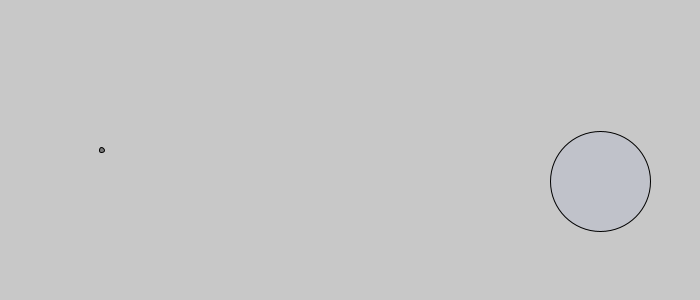
Frame 1 (no input)
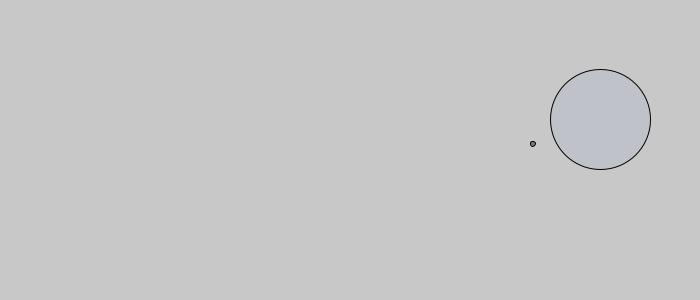
Frame 60 (the mouse pressed at the canvas centre just before this capture)
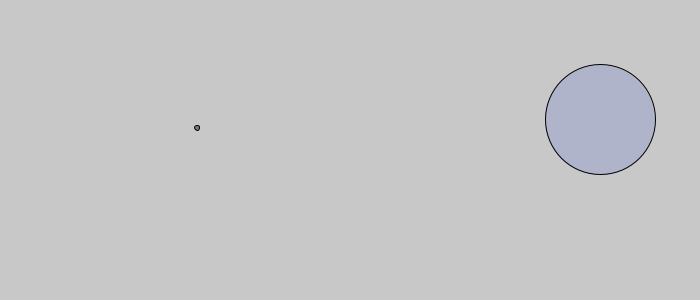
Frame 120 (the mouse held since frame 60 and released just before this capture)

The Processing sketch that drew these frames (run headless with seeded random() and noise(); from frame 60 on, the mouse is pressed at the canvas centre):

// Processing sketch: processing_126623
// ── processing_126623.pde

Predator p;
Mover m;

void setup() {
  size(700, 300);
  p = new Predator();
  m = new Mover();
}

void draw() {
  background(200);
  p.update();
  p.display();
  p.jiggle();
  if (p.intersect(m)) {
    p.food();
    p.grow();
    m.regenerate();
  }

  m.update();
  PVector [] attraction = new PVector [3];
  for (int i = 0; i < attraction.length; i++) {
    attraction[i] = m.attract(width, i*height/2);
    m.applyForce(attraction[i]);
  }
  PVector repulsion = m.repulse(p);
  m.applyForce(repulsion);
  m.display();
  m.bounce();
}



class Mover {
  PVector location;
  PVector velocity;
  PVector acceleration;
  float diameter;
  float mass;

  Mover() {
    location = new PVector(100, height/2);
    velocity = new PVector(random(3), 0);
    acceleration = new PVector(0, 0);
    mass = 1;
  }

  void update () {
    location.add(velocity);
    velocity.add(acceleration);
    acceleration.mult(0);
    diameter = mass*5;
  }

  void applyForce(PVector force) {
    PVector f = PVector.div(force, mass);
    acceleration.add(f);
  }

  PVector attract(float x, float y) {
    PVector target = new PVector(x, y);
    PVector force = PVector.sub(target, location);
    float factor = map(abs(mouseY+mouseX-location.x-location.y), 0, width, 0.3, 0.1);
    force.normalize();
    force.mult(factor);
    return force;
  }

  PVector repulse(Predator p) {
    PVector force = PVector.sub(p.location, location);           
    float distance = force.mag();                                 
    distance = constrain(distance, 5.0, 25.0);                       
    float G = 25;
    float strength = (G* mass * p.mass) / pow(distance, 2); 
    force.normalize();    
    force.mult(strength); 
    force.mult(-1);
    return force;
  }

  void display() {
    stroke(0);
    fill(0, 100);
    ellipse(location.x, location.y, diameter, diameter);
  }

  void regenerate() {
    location = new PVector(0, random(height));
    velocity.mult(0);
  }



  void bounce() {
    if (location.x < 0) {
      velocity.x*=-1;
      acceleration.x*=-1;
    }
    if (location.y < 0 || location.y > height) {
      velocity.y*=-1;
      acceleration.y*=-1;
    }
    if (location.x > width) {
      location = new PVector(0, height/2);
      velocity = new PVector(random(3), 0);
    }
  }
}

class Predator {
  PVector location;
  float xtime = 0.0;
  float mass = 10;
  float size;
  float r = 7;
  float g = 41;
  float b = 247;
  float alpha = 10;
  boolean havefood = false;
  int count = 0;
  float x = 0; // relevant for jiggle function;
  float y = 0;
  int caught = 0;


  Predator() {
  }

  void update() {
    location = new PVector(600 + x, noise(xtime)*height + y);
    xtime+=0.01;
    size = mass*10;
  }

  boolean intersect(Mover m) {
    PVector d = PVector.sub(location, m.location);
    float distance = d.mag();
    if (distance < m.diameter/2 + size/2) {
      return true;
    } 
    else {
      return false;
    }
  } 

  void food () {
    havefood = true;
    count = 0;
  }

  void jiggle () {
    if (havefood) {
      count++;
      x = random(-2, 2);
      y = random(-1, 1);
    }
    if (count > 10) {
      havefood = false;
      x = 0;
      y = 0;
    }
  }



  void grow () {
    mass+=1;
    r-=3;
    g-=3;
    b-=15;
    alpha+=20;
    r = constrain(r, 0, 255);
    g = constrain(g, 0, 255);
    b = constrain(b, 0, 255);
    alpha = constrain(alpha, 0, 255);
    if (mass > 18) {
      mass = 10;
      r = 7;
      g = 41;
      b = 247;
      alpha = 10;
    }
  }



  void display() {
    stroke(0);
    fill(r, g, b, alpha);
    ellipse(location.x, location.y, size, size);
  }
}
